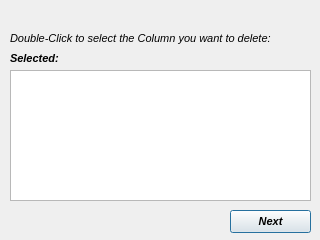
<?xml version="1.0" encoding="UTF-8"?>
<ui version="4.0">
 <class>Dialog</class>
 <widget class="QDialog" name="Dialog">
  <property name="geometry">
   <rect>
    <x>0</x>
    <y>0</y>
    <width>320</width>
    <height>240</height>
   </rect>
  </property>
  <property name="minimumSize">
   <size>
    <width>320</width>
    <height>240</height>
   </size>
  </property>
  <property name="maximumSize">
   <size>
    <width>320</width>
    <height>240</height>
   </size>
  </property>
  <property name="windowTitle">
   <string>Delete Column</string>
  </property>
  <property name="windowIcon">
   <iconset>
    <normaloff>icon.png</normaloff>icon.png</iconset>
  </property>
  <widget class="QStackedWidget" name="stackedWidget">
   <property name="geometry">
    <rect>
     <x>0</x>
     <y>0</y>
     <width>321</width>
     <height>241</height>
    </rect>
   </property>
   <property name="currentIndex">
    <number>0</number>
   </property>
   <widget class="QWidget" name="page">
    <widget class="QListWidget" name="col_listWidget">
     <property name="geometry">
      <rect>
       <x>10</x>
       <y>70</y>
       <width>301</width>
       <height>131</height>
      </rect>
     </property>
     <property name="editTriggers">
      <set>QAbstractItemView::NoEditTriggers</set>
     </property>
     <property name="alternatingRowColors">
      <bool>true</bool>
     </property>
     <property name="isWrapping" stdset="0">
      <bool>false</bool>
     </property>
     <property name="wordWrap">
      <bool>true</bool>
     </property>
     <property name="selectionRectVisible">
      <bool>true</bool>
     </property>
    </widget>
    <widget class="QPushButton" name="next">
     <property name="geometry">
      <rect>
       <x>230</x>
       <y>210</y>
       <width>81</width>
       <height>23</height>
      </rect>
     </property>
     <property name="font">
      <font>
       <pointsize>8</pointsize>
       <weight>75</weight>
       <italic>true</italic>
       <bold>true</bold>
      </font>
     </property>
     <property name="text">
      <string>Next</string>
     </property>
    </widget>
    <widget class="QLabel" name="label">
     <property name="geometry">
      <rect>
       <x>10</x>
       <y>30</y>
       <width>301</width>
       <height>16</height>
      </rect>
     </property>
     <property name="font">
      <font>
       <pointsize>8</pointsize>
       <italic>true</italic>
      </font>
     </property>
     <property name="text">
      <string>Double-Click to select the Column you want to delete:</string>
     </property>
    </widget>
    <widget class="QLabel" name="selected_col">
     <property name="geometry">
      <rect>
       <x>10</x>
       <y>50</y>
       <width>301</width>
       <height>16</height>
      </rect>
     </property>
     <property name="font">
      <font>
       <pointsize>8</pointsize>
       <weight>75</weight>
       <italic>true</italic>
       <bold>true</bold>
      </font>
     </property>
     <property name="text">
      <string>Selected: &lt;none&gt;</string>
     </property>
    </widget>
    <widget class="QLabel" name="alert_label">
     <property name="geometry">
      <rect>
       <x>10</x>
       <y>210</y>
       <width>201</width>
       <height>21</height>
      </rect>
     </property>
     <property name="font">
      <font>
       <weight>75</weight>
       <bold>true</bold>
      </font>
     </property>
     <property name="styleSheet">
      <string notr="true">color: rgb(255, 0, 0);</string>
     </property>
     <property name="text">
      <string/>
     </property>
    </widget>
   </widget>
   <widget class="QWidget" name="page_2">
    <widget class="QDialogButtonBox" name="buttonBox">
     <property name="geometry">
      <rect>
       <x>120</x>
       <y>200</y>
       <width>191</width>
       <height>31</height>
      </rect>
     </property>
     <property name="font">
      <font>
       <pointsize>10</pointsize>
      </font>
     </property>
     <property name="orientation">
      <enum>Qt::Horizontal</enum>
     </property>
     <property name="standardButtons">
      <set>QDialogButtonBox::No|QDialogButtonBox::Yes</set>
     </property>
     <property name="centerButtons">
      <bool>false</bool>
     </property>
    </widget>
    <widget class="QLabel" name="label_3">
     <property name="geometry">
      <rect>
       <x>20</x>
       <y>70</y>
       <width>91</width>
       <height>91</height>
      </rect>
     </property>
     <property name="text">
      <string/>
     </property>
     <property name="pixmap">
      <pixmap>warning.png</pixmap>
     </property>
     <property name="scaledContents">
      <bool>true</bool>
     </property>
    </widget>
    <widget class="QLabel" name="label_4">
     <property name="geometry">
      <rect>
       <x>50</x>
       <y>30</y>
       <width>221</width>
       <height>21</height>
      </rect>
     </property>
     <property name="styleSheet">
      <string notr="true">font: 12pt &quot;Terminal&quot;;</string>
     </property>
     <property name="text">
      <string>!! LAST WARNING !!</string>
     </property>
     <property name="alignment">
      <set>Qt::AlignCenter</set>
     </property>
    </widget>
    <widget class="QLabel" name="label_5">
     <property name="geometry">
      <rect>
       <x>130</x>
       <y>80</y>
       <width>171</width>
       <height>81</height>
      </rect>
     </property>
     <property name="font">
      <font>
       <family>DejaVu Sans</family>
       <pointsize>10</pointsize>
       <weight>75</weight>
       <italic>true</italic>
       <bold>true</bold>
      </font>
     </property>
     <property name="styleSheet">
      <string notr="true"/>
     </property>
     <property name="text">
      <string>Are you sure you want to delete the selected column:</string>
     </property>
     <property name="wordWrap">
      <bool>true</bool>
     </property>
    </widget>
    <widget class="QLabel" name="Cselected_col">
     <property name="geometry">
      <rect>
       <x>140</x>
       <y>160</y>
       <width>141</width>
       <height>20</height>
      </rect>
     </property>
     <property name="font">
      <font>
       <pointsize>10</pointsize>
       <weight>75</weight>
       <bold>true</bold>
      </font>
     </property>
     <property name="text">
      <string>TextLabel</string>
     </property>
     <property name="alignment">
      <set>Qt::AlignCenter</set>
     </property>
    </widget>
    <widget class="QPushButton" name="previous">
     <property name="geometry">
      <rect>
       <x>10</x>
       <y>200</y>
       <width>81</width>
       <height>31</height>
      </rect>
     </property>
     <property name="text">
      <string>Previous</string>
     </property>
    </widget>
   </widget>
  </widget>
 </widget>
 <resources/>
 <connections>
  <connection>
   <sender>buttonBox</sender>
   <signal>accepted()</signal>
   <receiver>Dialog</receiver>
   <slot>accept()</slot>
   <hints>
    <hint type="sourcelabel">
     <x>248</x>
     <y>254</y>
    </hint>
    <hint type="destinationlabel">
     <x>157</x>
     <y>274</y>
    </hint>
   </hints>
  </connection>
  <connection>
   <sender>buttonBox</sender>
   <signal>rejected()</signal>
   <receiver>Dialog</receiver>
   <slot>reject()</slot>
   <hints>
    <hint type="sourcelabel">
     <x>316</x>
     <y>260</y>
    </hint>
    <hint type="destinationlabel">
     <x>286</x>
     <y>274</y>
    </hint>
   </hints>
  </connection>
 </connections>
</ui>
